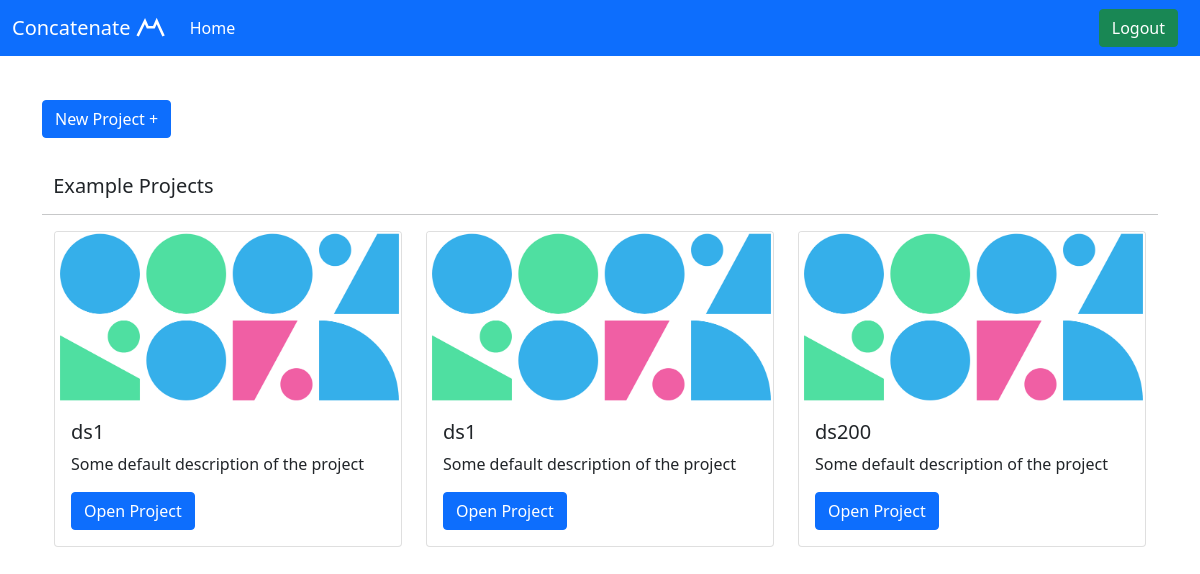
/app (signed in), run on the app's committed database.
### predict/models.py (models this page shows, shortened)
class DataFile(models.Model):
    id = models.AutoField(primary_key=True)
    user = models.ForeignKey(get_user_model(), on_delete=models.CASCADE)
    description = models.CharField(max_length=300, default="Some default description of the project")
    name = models.CharField(max_length=200)
    filepath = models.FileField(upload_to='files/', null=True, verbose_name="")

### predict/views.py (the view, shortened to what this page needs)
# urls.py: path('app', views.app, name='app'),
@login_required(login_url="/login")
def app(request):
    form = forms.FileForm(request.POST or None, request.FILES or None)
    context = {"form": form}
    context["datafiles"] = models.DataFile.objects.all()
    return render(request, "predict/app.html", context)

### predict/templates/predict/app.html (shortened to what this page needs)
{% extends "base.html" %}
{% block content %}
<body>
    {% include "partials/navbar.html" %}
    <div class="container">
        <button type="button" class="btn btn-primary" data-toggle="modal" data-target="#exampleModal"
            style="margin-top: 100px; margin-bottom: 20px;">
            New Project +
        </button>
        <h5 class="mt-3 text-start" style="margin-left: 0.7rem;">Example Projects</h5>
        <hr>
        <div class="container d-flex align-items-center justify-content-center">
            {% if datafiles %}
            <div class="row row-cols-1 row-cols-md-3 g-4">
                {% for o in datafiles %}
                <div class="col">
                    <div class="card" style="width: 100%">
                        <img src="/static/card-bg.png" class="card-img-top" alt="...">
                        <div class="card-body">
                            <h5 class="card-title">{{ o.name }}</h5>
                            <p class="card-text">{{ o.description }}</p>
                            <a href="/graph/{{o.id}}" class="btn btn-primary">Open Project</a>
                        </div>
                    </div>
                </div>
                {% endfor %}
            </div>
            {% else %}
            <h2 class="mt-3">Please upload your files first.</h2>
            {% endif %}
        </div>
    </div>
</body>
{% endblock content %}

### data on the page
DataFile: name "ds1", description "Some default description of the project"
DataFile: name "ds1", description "Some default description of the project"
DataFile: name "ds200", description "Some default description of the project"
